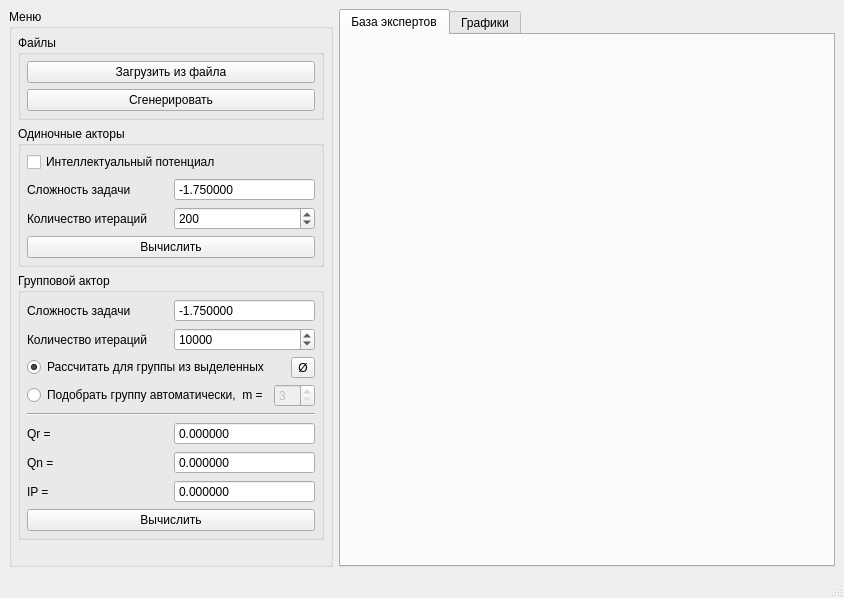
<?xml version="1.0" encoding="UTF-8"?>
<ui version="4.0">
 <class>MainWindow</class>
 <widget class="QMainWindow" name="MainWindow">
  <property name="geometry">
   <rect>
    <x>0</x>
    <y>0</y>
    <width>821</width>
    <height>593</height>
   </rect>
  </property>
  <property name="windowTitle">
   <string>Система коллективного интеллекта</string>
  </property>
  <widget class="QWidget" name="centralwidget">
   <layout class="QHBoxLayout" name="horizontalLayout">
    <item>
     <widget class="QGroupBox" name="groupBox_5">
      <property name="title">
       <string>Меню</string>
      </property>
      <layout class="QVBoxLayout" name="verticalLayout_5">
       <property name="leftMargin">
        <number>6</number>
       </property>
       <property name="topMargin">
        <number>6</number>
       </property>
       <property name="rightMargin">
        <number>6</number>
       </property>
       <property name="bottomMargin">
        <number>6</number>
       </property>
       <item>
        <widget class="QGroupBox" name="groupBox_6">
         <property name="title">
          <string>Файлы</string>
         </property>
         <property name="flat">
          <bool>false</bool>
         </property>
         <layout class="QVBoxLayout" name="verticalLayout_3">
          <property name="leftMargin">
           <number>6</number>
          </property>
          <property name="topMargin">
           <number>6</number>
          </property>
          <property name="rightMargin">
           <number>6</number>
          </property>
          <property name="bottomMargin">
           <number>6</number>
          </property>
          <item>
           <widget class="QPushButton" name="btnLoadFromFile">
            <property name="text">
             <string>Загрузить из файла</string>
            </property>
           </widget>
          </item>
          <item>
           <widget class="QPushButton" name="btnGenerate">
            <property name="text">
             <string>Сгенерировать</string>
            </property>
           </widget>
          </item>
         </layout>
        </widget>
       </item>
       <item>
        <widget class="QGroupBox" name="groupBox_7">
         <property name="title">
          <string>Одиночные акторы</string>
         </property>
         <property name="flat">
          <bool>false</bool>
         </property>
         <layout class="QVBoxLayout" name="verticalLayout">
          <property name="leftMargin">
           <number>6</number>
          </property>
          <property name="topMargin">
           <number>6</number>
          </property>
          <property name="rightMargin">
           <number>6</number>
          </property>
          <property name="bottomMargin">
           <number>6</number>
          </property>
          <item>
           <widget class="QCheckBox" name="cbSingleIp">
            <property name="text">
             <string>Интеллектуальный потенциал</string>
            </property>
           </widget>
          </item>
          <item>
           <layout class="QHBoxLayout" name="horizontalLayout_9">
            <item>
             <widget class="QLabel" name="label_10">
              <property name="text">
               <string>Сложность задачи</string>
              </property>
             </widget>
            </item>
            <item>
             <widget class="QDoubleSpinBox" name="dsbBeta">
              <property name="enabled">
               <bool>true</bool>
              </property>
              <property name="readOnly">
               <bool>false</bool>
              </property>
              <property name="buttonSymbols">
               <enum>QAbstractSpinBox::NoButtons</enum>
              </property>
              <property name="decimals">
               <number>6</number>
              </property>
              <property name="minimum">
               <double>-12.000000000000000</double>
              </property>
              <property name="maximum">
               <double>12.000000000000000</double>
              </property>
              <property name="singleStep">
               <double>0.100000000000000</double>
              </property>
              <property name="value">
               <double>-1.750000000000000</double>
              </property>
             </widget>
            </item>
           </layout>
          </item>
          <item>
           <layout class="QHBoxLayout" name="horizontalLayout_3">
            <item>
             <widget class="QLabel" name="label_2">
              <property name="text">
               <string>Количество итераций</string>
              </property>
             </widget>
            </item>
            <item>
             <widget class="QSpinBox" name="sbSingleCountIt">
              <property name="minimum">
               <number>100</number>
              </property>
              <property name="maximum">
               <number>100000</number>
              </property>
              <property name="singleStep">
               <number>100</number>
              </property>
              <property name="value">
               <number>200</number>
              </property>
             </widget>
            </item>
           </layout>
          </item>
          <item>
           <widget class="QPushButton" name="btnComputeSingleIP">
            <property name="text">
             <string>Вычислить</string>
            </property>
           </widget>
          </item>
         </layout>
        </widget>
       </item>
       <item>
        <widget class="QGroupBox" name="groupBox_8">
         <property name="title">
          <string>Групповой актор</string>
         </property>
         <property name="flat">
          <bool>false</bool>
         </property>
         <layout class="QVBoxLayout" name="verticalLayout_2">
          <property name="leftMargin">
           <number>6</number>
          </property>
          <property name="topMargin">
           <number>6</number>
          </property>
          <property name="rightMargin">
           <number>6</number>
          </property>
          <property name="bottomMargin">
           <number>6</number>
          </property>
          <item>
           <layout class="QHBoxLayout" name="horizontalLayout_8">
            <item>
             <widget class="QLabel" name="label_9">
              <property name="text">
               <string>Сложность задачи</string>
              </property>
             </widget>
            </item>
            <item>
             <widget class="QDoubleSpinBox" name="dsbGroupBeta">
              <property name="enabled">
               <bool>true</bool>
              </property>
              <property name="readOnly">
               <bool>false</bool>
              </property>
              <property name="buttonSymbols">
               <enum>QAbstractSpinBox::NoButtons</enum>
              </property>
              <property name="decimals">
               <number>6</number>
              </property>
              <property name="minimum">
               <double>-12.000000000000000</double>
              </property>
              <property name="maximum">
               <double>12.000000000000000</double>
              </property>
              <property name="singleStep">
               <double>0.100000000000000</double>
              </property>
              <property name="value">
               <double>-1.750000000000000</double>
              </property>
             </widget>
            </item>
           </layout>
          </item>
          <item>
           <layout class="QHBoxLayout" name="horizontalLayout_7">
            <item>
             <widget class="QLabel" name="label_7">
              <property name="text">
               <string>Количество итераций</string>
              </property>
             </widget>
            </item>
            <item>
             <widget class="QSpinBox" name="sbGroupCountIt">
              <property name="minimum">
               <number>100</number>
              </property>
              <property name="maximum">
               <number>100000</number>
              </property>
              <property name="singleStep">
               <number>100</number>
              </property>
              <property name="value">
               <number>10000</number>
              </property>
             </widget>
            </item>
           </layout>
          </item>
          <item>
           <layout class="QHBoxLayout" name="horizontalLayout_10">
            <item>
             <widget class="QRadioButton" name="rbGroupActorChecked">
              <property name="text">
               <string>Рассчитать для группы из выделенных</string>
              </property>
              <property name="checked">
               <bool>true</bool>
              </property>
             </widget>
            </item>
            <item>
             <widget class="QToolButton" name="btnUncheck">
              <property name="text">
               <string>Ø</string>
              </property>
             </widget>
            </item>
           </layout>
          </item>
          <item>
           <layout class="QHBoxLayout" name="horizontalLayout_11">
            <item>
             <widget class="QRadioButton" name="rbGroupActorAuto">
              <property name="text">
               <string>Подобрать группу автоматически,  m =</string>
              </property>
             </widget>
            </item>
            <item>
             <widget class="QSpinBox" name="sbGroupSize">
              <property name="enabled">
               <bool>false</bool>
              </property>
              <property name="readOnly">
               <bool>false</bool>
              </property>
              <property name="buttonSymbols">
               <enum>QAbstractSpinBox::UpDownArrows</enum>
              </property>
              <property name="minimum">
               <number>3</number>
              </property>
              <property name="maximum">
               <number>15</number>
              </property>
              <property name="singleStep">
               <number>2</number>
              </property>
              <property name="value">
               <number>3</number>
              </property>
             </widget>
            </item>
           </layout>
          </item>
          <item>
           <widget class="Line" name="line_2">
            <property name="orientation">
             <enum>Qt::Horizontal</enum>
            </property>
           </widget>
          </item>
          <item>
           <layout class="QHBoxLayout" name="horizontalLayout_5">
            <item>
             <widget class="QLabel" name="label_5">
              <property name="text">
               <string>Qr = </string>
              </property>
             </widget>
            </item>
            <item>
             <widget class="QDoubleSpinBox" name="dsbGroupQr">
              <property name="readOnly">
               <bool>true</bool>
              </property>
              <property name="buttonSymbols">
               <enum>QAbstractSpinBox::NoButtons</enum>
              </property>
              <property name="decimals">
               <number>6</number>
              </property>
              <property name="maximum">
               <double>1000000.000000000000000</double>
              </property>
             </widget>
            </item>
           </layout>
          </item>
          <item>
           <layout class="QHBoxLayout" name="horizontalLayout_4">
            <item>
             <widget class="QLabel" name="label_4">
              <property name="text">
               <string>Qn = </string>
              </property>
             </widget>
            </item>
            <item>
             <widget class="QDoubleSpinBox" name="dsbGroupQn">
              <property name="readOnly">
               <bool>true</bool>
              </property>
              <property name="buttonSymbols">
               <enum>QAbstractSpinBox::NoButtons</enum>
              </property>
              <property name="decimals">
               <number>6</number>
              </property>
              <property name="maximum">
               <double>1000000.000000000000000</double>
              </property>
             </widget>
            </item>
           </layout>
          </item>
          <item>
           <layout class="QHBoxLayout" name="horizontalLayout_6">
            <item>
             <widget class="QLabel" name="label_6">
              <property name="text">
               <string>IP = </string>
              </property>
             </widget>
            </item>
            <item>
             <widget class="QDoubleSpinBox" name="dsbGroupIP">
              <property name="readOnly">
               <bool>true</bool>
              </property>
              <property name="buttonSymbols">
               <enum>QAbstractSpinBox::NoButtons</enum>
              </property>
              <property name="decimals">
               <number>6</number>
              </property>
              <property name="maximum">
               <double>1000000.000000000000000</double>
              </property>
             </widget>
            </item>
           </layout>
          </item>
          <item>
           <widget class="QPushButton" name="btnComputeGroupIP">
            <property name="text">
             <string>Вычислить</string>
            </property>
           </widget>
          </item>
         </layout>
        </widget>
       </item>
       <item>
        <spacer name="verticalSpacer">
         <property name="orientation">
          <enum>Qt::Vertical</enum>
         </property>
         <property name="sizeHint" stdset="0">
          <size>
           <width>20</width>
           <height>40</height>
          </size>
         </property>
        </spacer>
       </item>
      </layout>
     </widget>
    </item>
    <item>
     <widget class="QTabWidget" name="tabWidget">
      <property name="currentIndex">
       <number>0</number>
      </property>
      <widget class="QWidget" name="tabMain">
       <attribute name="title">
        <string>База экспертов</string>
       </attribute>
       <layout class="QVBoxLayout" name="verticalLayout_4">
        <property name="spacing">
         <number>6</number>
        </property>
        <property name="leftMargin">
         <number>6</number>
        </property>
        <property name="topMargin">
         <number>6</number>
        </property>
        <property name="rightMargin">
         <number>6</number>
        </property>
        <property name="bottomMargin">
         <number>6</number>
        </property>
        <item>
         <widget class="TableActorsBase" name="tableActorsBase" native="true"/>
        </item>
       </layout>
      </widget>
      <widget class="QWidget" name="tabGraphs">
       <attribute name="title">
        <string>Графики</string>
       </attribute>
       <layout class="QVBoxLayout" name="verticalLayout_6">
        <property name="spacing">
         <number>6</number>
        </property>
        <property name="leftMargin">
         <number>6</number>
        </property>
        <property name="topMargin">
         <number>6</number>
        </property>
        <property name="rightMargin">
         <number>6</number>
        </property>
        <property name="bottomMargin">
         <number>6</number>
        </property>
        <item>
         <widget class="GraphPlotter" name="plotter" native="true">
          <property name="sizePolicy">
           <sizepolicy hsizetype="Expanding" vsizetype="Expanding">
            <horstretch>0</horstretch>
            <verstretch>0</verstretch>
           </sizepolicy>
          </property>
          <property name="minimumSize">
           <size>
            <width>480</width>
            <height>330</height>
           </size>
          </property>
         </widget>
        </item>
        <item>
         <widget class="TableActorsBase" name="tableGroup" native="true">
          <property name="minimumSize">
           <size>
            <width>0</width>
            <height>180</height>
           </size>
          </property>
          <property name="maximumSize">
           <size>
            <width>16777215</width>
            <height>180</height>
           </size>
          </property>
         </widget>
        </item>
       </layout>
      </widget>
     </widget>
    </item>
   </layout>
  </widget>
  <widget class="QStatusBar" name="statusbar"/>
 </widget>
 <customwidgets>
  <customwidget>
   <class>TableActorsBase</class>
   <extends>QWidget</extends>
   <header>gui/TableActorsBase.h</header>
   <container>1</container>
  </customwidget>
  <customwidget>
   <class>GraphPlotter</class>
   <extends>QWidget</extends>
   <header>gui/GraphPlotter.h</header>
   <container>1</container>
  </customwidget>
 </customwidgets>
 <resources/>
 <connections/>
</ui>
